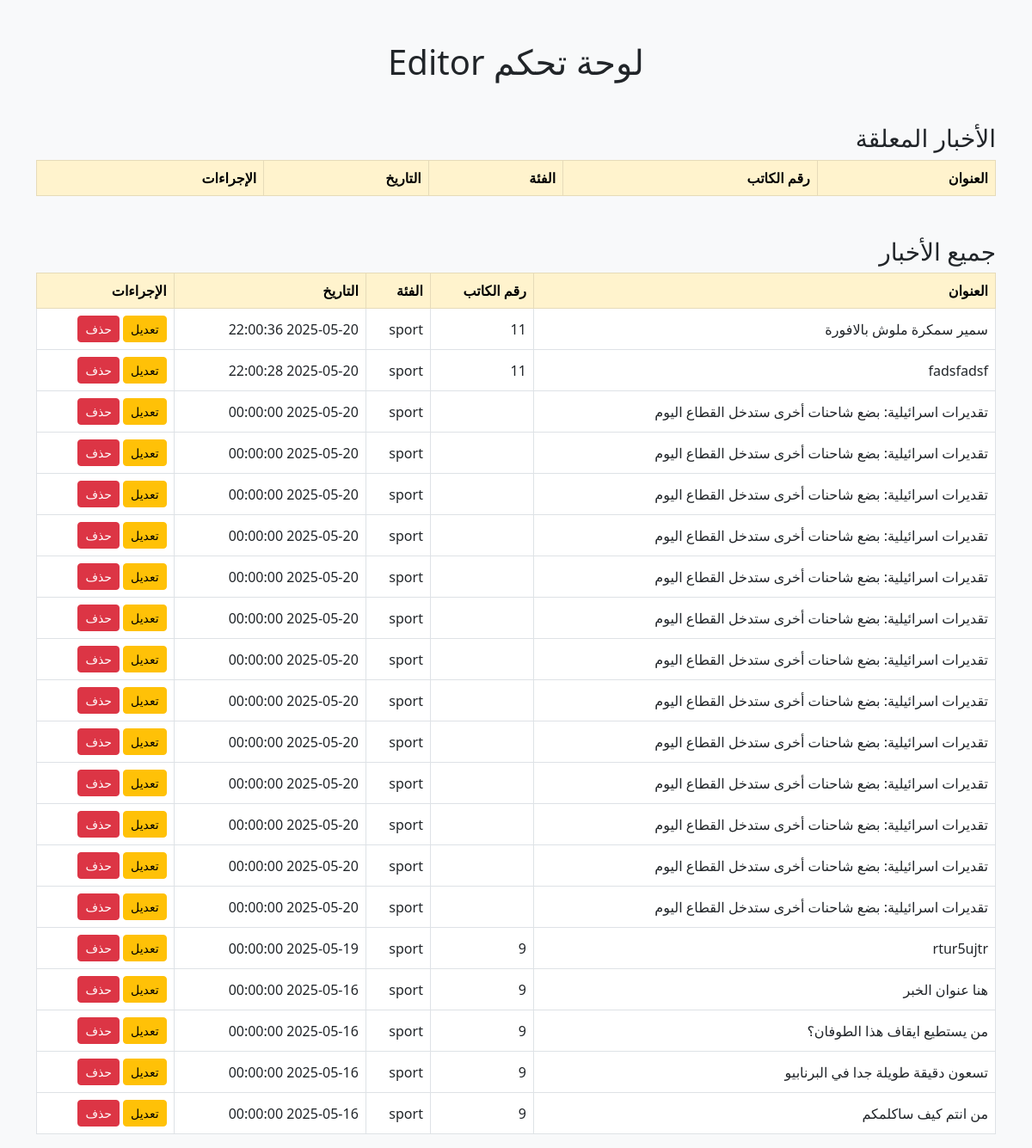
Screenshot of /dashboards/Dashboard.php (signed in) with the database file from the repository.
### tables this page shows
CREATE TABLE `news` (
  `id` bigint(20) NOT NULL AUTO_INCREMENT,
  `title` varchar(100) DEFAULT NULL,
  `body` text NOT NULL,
  `image_url` text DEFAULT NULL,
  `date_posted` datetime DEFAULT NULL,
  `category_id` bigint(20) DEFAULT NULL,
  `author_id` bigint(20) DEFAULT NULL,
  `country` varchar(30) DEFAULT 'Earth',
  `status` enum('APPROVED','PENDING','REJECTED') DEFAULT 'PENDING',
  `total_views` bigint(20) DEFAULT 0,
  PRIMARY KEY (`id`),
  KEY `fk_news` (`category_id`),
  KEY `fk_author` (`author_id`),
  CONSTRAINT `fk_author` FOREIGN KEY (`author_id`) REFERENCES `user` (`id`) ON DELETE SET NULL ON UPDATE CASCADE,
  CONSTRAINT `fk_news` FOREIGN KEY (`category_id`) REFERENCES `category` (`id`) ON DELETE SET NULL ON UPDATE CASCADE
);

CREATE TABLE `category` (
  `id` bigint(20) NOT NULL AUTO_INCREMENT,
  `name` varchar(20) NOT NULL,
  `description` varchar(50) DEFAULT NULL,
  PRIMARY KEY (`id`)
);

### config/DatabaseConnection.php (called while the page is built, shortened)
<?php
class DatabaseConnection {
    private static ?PDO $pdo = null;
    public static function getConnection() {
        if (self::$pdo === null) {
            $dotenv = Dotenv::createImmutable(dirname(__DIR__, 3));
            $host = $_ENV['DB_HOST'];
            $db = $_ENV['DB_NAME'];
            $user = $_ENV['DB_USER'];
            $password = $_ENV['DB_PASSWORD'];
            $dsn = "mysql:host=$host;dbname=$db";
            try {
                self::$pdo = new PDO($dsn, $user, $password);
                self::$pdo->setAttribute(PDO::ATTR_ERRMODE, PDO::ERRMODE_EXCEPTION);
            } catch(PDOException $exception) {
                die("Connection failed: " . $exception->getMessage());
            }
        }
        return self::$pdo;
    }
}

### dashboards/DashboardController.php (called while the page is built, shortened)
<?php
class DashboardController
{
    private static $conn;
    public static function getDashboardData($role, $userId)
    {
        $data = [];
        if ($role === 'ADMIN') {
            $data['users'] = self::getAllUsers();
        } elseif ($role === 'AUTHOR') {
            $data['myNews'] = self::getNewsByAuthor($userId);
        } elseif ($role === 'EDITOR') {
            $data['pendingNews'] = self::getPendingNews();
            $data['allNews'] = self::getAllNews();
        }
        return $data;
    }
    private static function getAllNews()
    {
        $stmt = self::$conn->query("SELECT n.id, n.title, n.author_id, n.date_posted, n.status, n.image_url, n.category_id, c.name AS category_name
                                    FROM news n
                                    LEFT JOIN category c ON n.category_id = c.id
                                    ORDER BY n.date_posted DESC");
        return $stmt->fetchAll(PDO::FETCH_ASSOC);
    }
    private static function getPendingNews()
    {
        $stmt = self::$conn->query("SELECT n.id, n.title, n.author_id, n.date_posted, n.status, n.image_url, n.category_id, c.name AS category_name
                                    FROM news n
                                    LEFT JOIN category c ON n.category_id = c.id
                                    WHERE n.status = 'PENDING'
                                    ORDER BY n.date_posted DESC");
        return $stmt->fetchAll(PDO::FETCH_ASSOC);
    }
    private static function ensureConnection()
    {
        if (!self::$conn) {
            self::$conn = DatabaseConnection::getConnection();
        }
    }
}

### dashboards/dashboard.php (the view, shortened to what this page needs)
<?php
$role = $_SESSION['role'];
$userId = $_SESSION['user_id'];
$data = DashboardController::getDashboardData($role, $userId);
?>
<!DOCTYPE html>
<html lang="ar" dir="rtl">
<head>
    <link href="https://cdn.jsdelivr.net/npm/bootstrap@5.3.0/dist/css/bootstrap.rtl.min.css" rel="stylesheet">
</head>
<body class="bg-light">
    <div class="container mt-5">
        <h1 class="mb-4 text-center">لوحة تحكم <?= ucfirst(strtolower($role)) ?></h1>
        <?php if ($role === 'EDITOR'): ?>
            <h3 class="mt-5">الأخبار المعلقة</h3>
            <table class="table table-bordered table-hover align-middle">
                <thead class="table-warning">
                    <tr>
                        <th>العنوان</th>
                        <th>رقم الكاتب</th>
                        <th>الفئة</th>
                        <th>التاريخ</th>
                        <th>الإجراءات</th>
                    </tr>
                </thead>
            </table>
            <h3 class="mt-5">جميع الأخبار</h3>
            <table class="table table-bordered table-hover align-middle">
                <thead class="table-warning">
                    <tr>
                        <th>العنوان</th>
                        <th>رقم الكاتب</th>
                        <th>الفئة</th>
                        <th>التاريخ</th>
                        <th>الإجراءات</th>
                    </tr>
                </thead>
                <tbody>
                    <?php foreach ($data['allNews'] as $news): ?>
                        <tr>
                            <td><?= htmlspecialchars($news['title'] ?? '') ?></td>
                            <td><?= htmlspecialchars($news['author_id'] ?? '') ?></td>
                            <td><?= htmlspecialchars($news['category_name'] ?? 'غير مصنف') ?></td>
                            <td><?= htmlspecialchars($news['date_posted'] ?? '') ?></td>
                            <td>
                                <a href="?form=edit_news&edit=<?= $news['id'] ?>" class="btn btn-warning btn-sm">تعديل</a>
                                <form action="actions/handle.php" method="GET" class="d-inline">
                                    <button class="btn btn-danger btn-sm">
                                        <?= $news['status'] === 'PENDING' ? 'رفض' : 'حذف' ?>
                                    </button>
                                </form>
                            </td>
                        </tr>
                    <?php endforeach; ?>
                </tbody>
            </table>
        <?php endif; ?>
    </div>
</body>
</html>

### rows the page displays
news: title "سمير سمكرة ملوش بالافورة", author "11", category.name "sport", date_posted "2025-05-20 22:00:36", status "حذف"
news: title "fadsfadsf", author "11", category.name "sport", date_posted "2025-05-20 22:00:28", status "حذف"
news: title "تقديرات اسرائيلية: بضع شاحنات أخرى ستدخل القطاع اليوم", category.name "sport", date_posted "2025-05-20 00:00:00", status "حذف"
news: title "تقديرات اسرائيلية: بضع شاحنات أخرى ستدخل القطاع اليوم", category.name "sport", date_posted "2025-05-20 00:00:00", status "حذف"
news: title "تقديرات اسرائيلية: بضع شاحنات أخرى ستدخل القطاع اليوم", category.name "sport", date_posted "2025-05-20 00:00:00", status "حذف"
news: title "تقديرات اسرائيلية: بضع شاحنات أخرى ستدخل القطاع اليوم", category.name "sport", date_posted "2025-05-20 00:00:00", status "حذف"
news: title "تقديرات اسرائيلية: بضع شاحنات أخرى ستدخل القطاع اليوم", category.name "sport", date_posted "2025-05-20 00:00:00", status "حذف"
news: title "تقديرات اسرائيلية: بضع شاحنات أخرى ستدخل القطاع اليوم", category.name "sport", date_posted "2025-05-20 00:00:00", status "حذف"
news: title "تقديرات اسرائيلية: بضع شاحنات أخرى ستدخل القطاع اليوم", category.name "sport", date_posted "2025-05-20 00:00:00", status "حذف"
news: title "تقديرات اسرائيلية: بضع شاحنات أخرى ستدخل القطاع اليوم", category.name "sport", date_posted "2025-05-20 00:00:00", status "حذف"
news: title "تقديرات اسرائيلية: بضع شاحنات أخرى ستدخل القطاع اليوم", category.name "sport", date_posted "2025-05-20 00:00:00", status "حذف"
news: title "تقديرات اسرائيلية: بضع شاحنات أخرى ستدخل القطاع اليوم", category.name "sport", date_posted "2025-05-20 00:00:00", status "حذف"
news: title "تقديرات اسرائيلية: بضع شاحنات أخرى ستدخل القطاع اليوم", category.name "sport", date_posted "2025-05-20 00:00:00", status "حذف"
news: title "تقديرات اسرائيلية: بضع شاحنات أخرى ستدخل القطاع اليوم", category.name "sport", date_posted "2025-05-20 00:00:00", status "حذف"
news: title "تقديرات اسرائيلية: بضع شاحنات أخرى ستدخل القطاع اليوم", category.name "sport", date_posted "2025-05-20 00:00:00", status "حذف"
news: title "rtur5ujtr", author "9", category.name "sport", date_posted "2025-05-19 00:00:00", status "حذف"
news: title "هنا عنوان الخبر", author "9", category.name "sport", date_posted "2025-05-16 00:00:00", status "حذف"
news: title "من يستطيع ايقاف هذا الطوفان؟", author "9", category.name "sport", date_posted "2025-05-16 00:00:00", status "حذف"
news: title "تسعون دقيقة طويلة جدا في البرنابيو", author "9", category.name "sport", date_posted "2025-05-16 00:00:00", status "حذف"
news: title "من انتم كيف ساكلمكم", author "9", category.name "sport", date_posted "2025-05-16 00:00:00", status "حذف"

### other values shown
$role "Editor"
